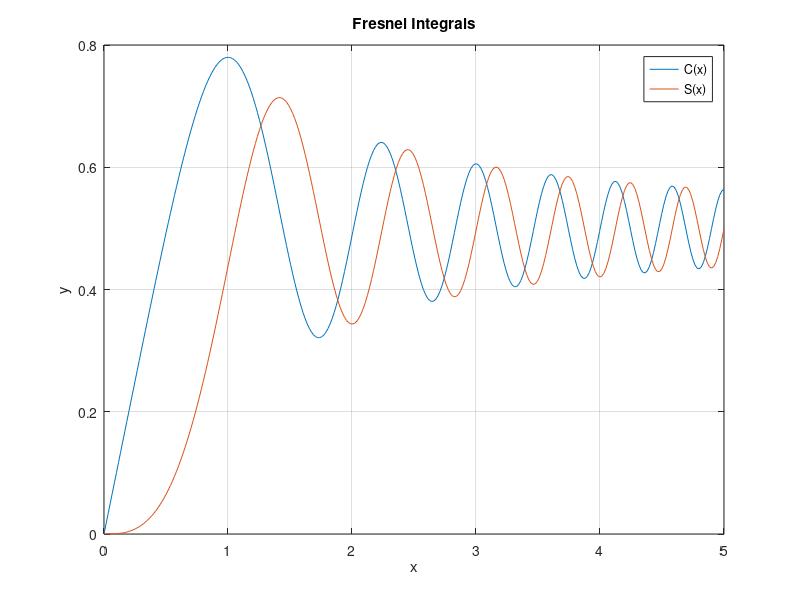

This figure's MATLAB source:
%% Solves qs 8.7 for project

% this function performs the given Frensel integral
function FrenselIntegral()

% given functions
funcC = @(t) cos(pi*t.^2/2);
funcS = @(t) sin(pi*t.^2/2);

% let n = 300 in order to get smoother curves
n = 300;
% initialize all variables
x = linspace(0,5,n); 
C = zeros(n,1); 
S = zeros(n,1);

% perform integration at each step over n
for idx = 2:n
    C(idx) = C(idx-1) + integral(funcC, x(idx-1), x(idx)); 
    S(idx) = S(idx-1) + integral(funcS, x(idx-1), x(idx));
end

% plot results
plot(x,C)
hold on
plot(x,S); 
xlabel('x');
ylabel('y');
legend('C(x)', 'S(x)');
grid on;
title('Fresnel Integrals');
end